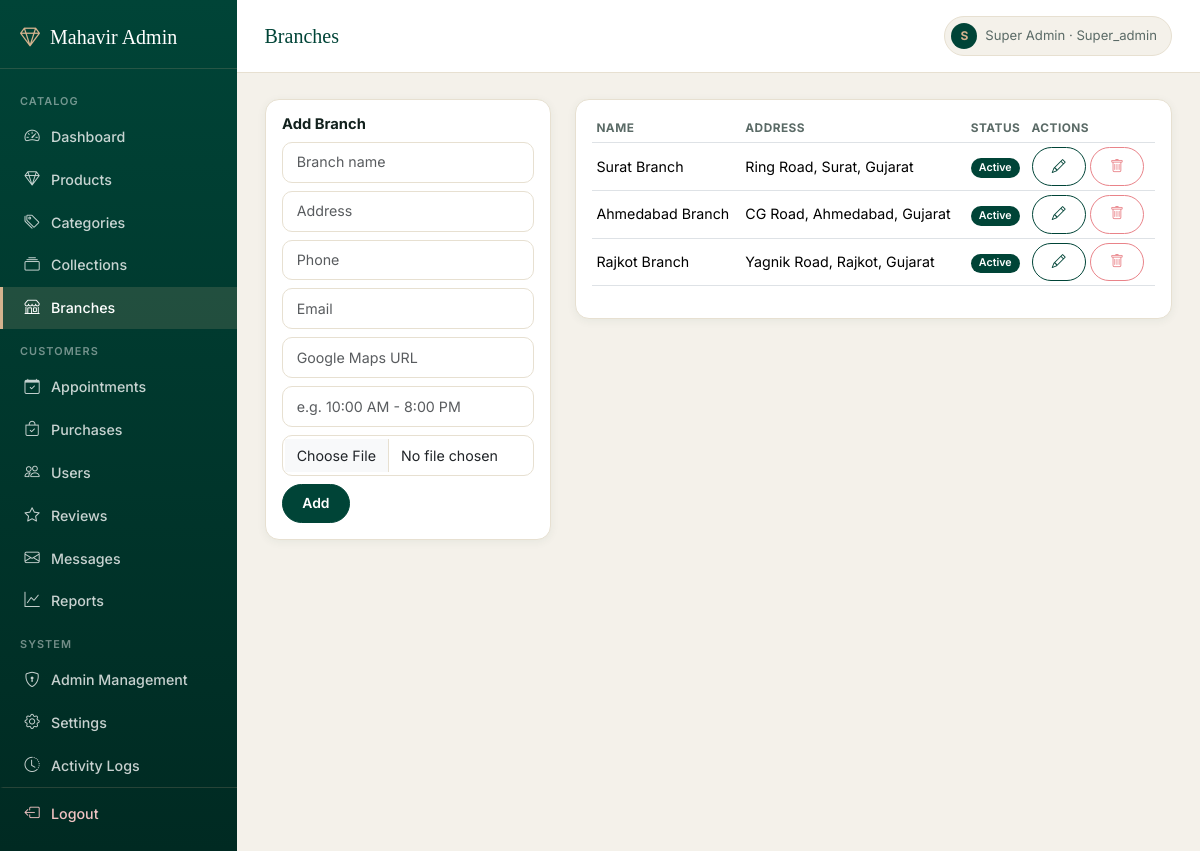
/admin/branches.php (signed in), run on the app's committed database.
### tables this page shows
CREATE TABLE branches (
    id INT AUTO_INCREMENT PRIMARY KEY,
    name VARCHAR(100) NOT NULL,
    address VARCHAR(255),
    phone VARCHAR(20),
    email VARCHAR(150),
    map_url TEXT,
    business_hours VARCHAR(150),
    image VARCHAR(255),
    status ENUM('active','inactive') DEFAULT 'active',
    created_at TIMESTAMP DEFAULT CURRENT_TIMESTAMP
);

### config/functions.php (called while the page is built, shortened)
<?php
function clean($str) {
    return htmlspecialchars(trim($str ?? ''), ENT_QUOTES, 'UTF-8');
}

### admin/branches.php (the view, shortened to what this page needs)
<?php
require_once __DIR__ . '/includes/admin_header.php';
$branches = $pdo->query("SELECT * FROM branches ORDER BY id DESC")->fetchAll();
?>
<div class="row g-4">
  <div class="col-md-4">
    <div class="card p-3">
      <h6>Add Branch</h6>
      <form method="post" enctype="multipart/form-data">
        <input class="form-control mb-2" name="name" placeholder="Branch name" required>
        <input class="form-control mb-2" name="address" placeholder="Address">
        <input class="form-control mb-2" name="phone" placeholder="Phone">
        <input class="form-control mb-2" name="email" placeholder="Email">
        <input class="form-control mb-2" name="map_url" placeholder="Google Maps URL">
        <input class="form-control mb-2" name="business_hours" placeholder="e.g. 10:00 AM - 8:00 PM">
        <input type="file" class="form-control mb-2" name="image" accept="image/*">
        <button class="btn btn-dark btn-sm" name="add_branch">Add</button>
      </form>
    </div>
  </div>
  <div class="col-md-8">
    <div class="card p-3">
      <table class="table table-sm align-middle">
        <thead><tr><th>Name</th><th>Address</th><th>Status</th><th>Actions</th></tr></thead>
        <tbody>
          <?php foreach ($branches as $b): ?>
            <tr>
              <td><?= clean($b['name']) ?></td>
              <td class="small"><?= clean($b['address']) ?></td>
              <td><span class="badge bg-<?= $b['status'] === 'active' ? 'success' : 'secondary' ?>"><?= ucfirst($b['status']) ?></span></td>
              <td class="text-nowrap">
                <button class="btn btn-outline-primary btn-sm" data-bs-toggle="modal" data-bs-target="#editBr<?= $b['id'] ?>"><i class="bi bi-pencil"></i></button>
                <form method="post" class="d-inline" onsubmit="return confirm('Delete this branch? Products assigned to it will also be removed.')">
                  <button class="btn btn-outline-danger btn-sm"><i class="bi bi-trash"></i></button>
                </form>
              </td>
            </tr>
          <?php endforeach; ?>
        </tbody>
      </table>
    </div>
  </div>
</div>
<?php require_once __DIR__ . '/includes/admin_footer.php'; ?>

### assets/css/admin.css (style rules this page uses)
:root { --a-emerald: #004437; --a-emerald-deep: #002a22; --a-sand: #d5b38e; --a-sand-light: #efdcc2; --a-sage: #819a94; --a-coral: #e98389; --a-bg: #f4f1ea; --a-panel: #ffffff; --a-border: #e7e0d1; --a-text: #12211d; --a-text-soft: #5a6a66; --a-radius: 14px; --a-shadow: 0 2px 10px rgba(0, 68, 55, .06); --a-shadow-md: 0 12px 28px rgba(0, 68, 55, .10); --font-display: 'Playfair Display', Georgia, serif; --font-body: 'Inter', 'Segoe UI', Arial, sans-serif; }
body { background: var(--a-bg); font-family: var(--font-body); color: var(--a-text); }
h1, h2, h3, h4, h5, h6 { font-family: var(--font-display); color: var(--a-emerald); }
.card { border: 1px solid var(--a-border); border-radius: var(--a-radius); box-shadow: var(--a-shadow); }
.card h6 { font-family: var(--font-body); font-weight: 700; font-size: .92rem; color: var(--a-text); }
.btn { border-radius: 999px; font-weight: 600; font-size: .87rem; padding: .5rem 1.2rem; }
.btn-dark, .btn-primary { background: var(--a-emerald) !important; border-color: var(--a-emerald) !important; color: #fff; }
.btn-outline-primary { color: var(--a-emerald); border-color: var(--a-emerald); }
.btn-outline-danger { color: var(--a-coral); border-color: var(--a-coral); }
.table th { font-size: .74rem; text-transform: uppercase; letter-spacing: .04em; color: var(--a-text-soft); font-weight: 700; border-bottom-width: 1px; }
.table td { vertical-align: middle; font-size: .89rem; }
.form-control, .form-select { border-radius: 10px; border-color: var(--a-border); font-size: .89rem; padding: .55rem .85rem; }
.badge { border-radius: 999px; font-weight: 600; padding: .4em .75em; }
.badge.bg-success { background: var(--a-emerald) !important; }

### data on the page
branches: name "Surat Branch", address "Ring Road, Surat, Gujarat", status "Active"
branches: name "Ahmedabad Branch", address "CG Road, Ahmedabad, Gujarat", status "Active"
branches: name "Rajkot Branch", address "Yagnik Road, Rajkot, Gujarat", status "Active"

### other printed values
$pageTitle "Branches"
$adminNameInitial "S"
$_SESSION['admin_name'] "Super Admin"
$_SESSION['admin_role'] "Super_admin"
